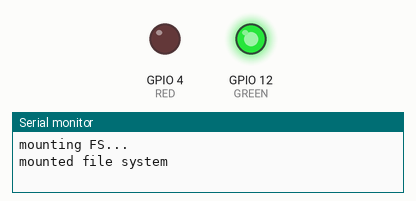
A sketch run on a simulated ESP8266 (NodeMCU). Shown: output pins drawn as LEDs (lit = HIGH), the last lines printed to the serial monitor. WiFi joins after 1.5 s; servers stay silent unless stated; storage starts empty; no MQTT or app messages arrive unless stated.

Above: at 0.1 s.
At 4.63 s:
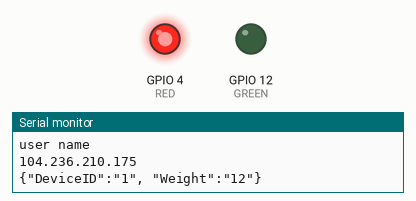
At 37.3 s:
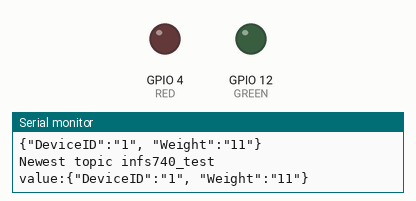
Timing chart, 0 to 38.8 s (numbered marks = the images above):
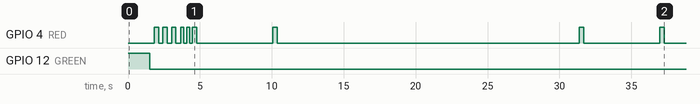

The sketch:

arduinocode.ino
```cpp
#include <FS.h>                   //this needs to be first, or it all crashes and burns...

#include <ESP8266WiFi.h>          //https://github.com/esp8266/Arduino
#include <PubSubClient.h>
//needed for library
#include <DNSServer.h>
#include <ESP8266WebServer.h>
#include <WiFiManager.h>          //https://github.com/tzapu/WiFiManager

#include <ArduinoJson.h>          //https://github.com/bblanchon/ArduinoJson
WiFiClient espClient;
PubSubClient client(espClient);

#define the_mqtt_server "104.236.210.175"
#define the_mqtt_user ""
#define the_mqtt_password ""
#define the_topic1 "infs740_test"
#define mqtt_client_name "devclaasdads2ss" //this needs to be unique for each unit

#define device_id "***BuyBot config***"

char weight_measure[50] = "15";


//define your default values here, if there are different values in config.json, they are overwritten.
char mqtt_server[200] = "104.236.210.175";
char mqtt_port[436] = "1883";
//char blynk_token[34] = "YOUR_BLYNK_TOKEN";
int inputPin = 4;
//flag for saving data
bool shouldSaveConfig = false;

//callback notifying us of the need to save config
void saveConfigCallback () {
  Serial.println("Should save config");
  shouldSaveConfig = true;
}


void setup() {
  // put your setup code here, to run once:
    pinMode(12, OUTPUT); // GREEN
  pinMode(4, OUTPUT); //RED
  Serial.begin(115200);

  digitalWrite(12, HIGH);   // turn the LED on (RED is the voltage level)
    //client.setServer(the_mqtt_server, 1883);
    //pinMode(inputPin, INPUT);     // declare sensor as input
  Serial.println();

  //clean FS, for testing
  //  SPIFFS.format();

  //read configuration from FS json
  Serial.println("mounting FS...");
  //delay(4000);

  if (SPIFFS.begin()) {
    Serial.println("mounted file system");
    if (SPIFFS.exists("/config.json")) {
      //file exists, reading and loading
      Serial.println("reading config file");
      File configFile = SPIFFS.open("/config.json", "r");
      if (configFile) {
        Serial.println("opened config file");
        size_t size = configFile.size();
        // Allocate a buffer to store contents of the file.
        std::unique_ptr<char[]> buf(new char[size]);

        configFile.readBytes(buf.get(), size);
        DynamicJsonBuffer jsonBuffer;
        JsonObject& json = jsonBuffer.parseObject(buf.get());
        json.printTo(Serial);
        if (json.success()) {
          Serial.println("\nparsed json");

          //strcpy(mqtt_server, json["mqtt_server"]);
          //strcpy(mqtt_port, json["mqtt_port"]);
          //strcpy(blynk_token, json["blynk_token"]);

        } else {
          Serial.println("failed to load json config");
        }
      }
    }
  } else {
    Serial.println("failed to mount FS");
    delay(1000);
  }
  //end read


  // The extra parameters to be configured (can be either global or just in the setup)
  // After connecting, parameter.getValue() will get you the configured value
  // id/name placeholder/prompt default length
  WiFiManagerParameter custom_mqtt_server("server", "First and Last Name", mqtt_server, 140);
  WiFiManagerParameter custom_mqtt_port("port", "Amazon Link", mqtt_port, 436);
  //WiFiManagerParameter custom_blynk_token("blynk", "blynk token", blynk_token, 32);

  //WiFiManager
  //Local intialization. Once its business is done, there is no need to keep it around
  WiFiManager wifiManager;

  //set config save notify callback
  wifiManager.setSaveConfigCallback(saveConfigCallback);

  //set static ip
  wifiManager.setSTAStaticIPConfig(IPAddress(192,168,1,99), IPAddress(192,168,1,1), IPAddress(255,255,255,0));

  //add all your parameters here
  //wifiManager.addParameter(&custom_mqtt_server);
  //wifiManager.addParameter(&custom_mqtt_port);
  //wifiManager.addParameter(&custom_blynk_token);

  //reset settings - for testing
  wifiManager.resetSettings();

  //set minimu quality of signal so it ignores AP's under that quality
  //defaults to 8%
  //wifiManager.setMinimumSignalQuality();

  //sets timeout until configuration portal gets turned off
  //useful to make it all retry or go to sleep
  //in seconds
  //wifiManager.setTimeout(120);

  //fetches ssid and pass and tries to connect
  //if it does not connect it starts an access point with the specified name
  //here  "AutoConnectAP"
  //and goes into a blocking loop awaiting configuration

  String wifi_url = String(device_id) + String(" Wifi Config");

  if (!wifiManager.autoConnect(device_id, "password")) {
    Serial.println("failed to connect and hit timeout");
      digitalWrite(12, HIGH);
      delay(200);
      digitalWrite(12, LOW);
      delay(200);
      digitalWrite(12, HIGH);
      delay(200);
      digitalWrite(12, LOW);
      delay(200);

    delay(3000);
    //reset and try again, or maybe put it to deep sleep
    //ESP.reset();
    //delay(5000);
  }

  //if you get here you have connected to the WiFi
  Serial.println("connected...yeey :)");

  //read updated parameters
  strcpy(mqtt_server, custom_mqtt_server.getValue());
  strcpy(mqtt_port, custom_mqtt_port.getValue());
  //strcpy(blynk_token, custom_blynk_token.getValue());

  //save the custom parameters to FS
  if (shouldSaveConfig) {
    Serial.println("saving config");
    DynamicJsonBuffer jsonBuffer;
    JsonObject& json = jsonBuffer.createObject();
    json["mqtt_server"] = mqtt_server;
    json["mqtt_port"] = mqtt_port;
    //json["blynk_token"] = blynk_token;

    File configFile = SPIFFS.open("/config.json", "w");
    if (!configFile) {
      Serial.println("failed to open config file for writing");
    }

    json.printTo(Serial);
    json.printTo(configFile);
    configFile.close();
    //end save
  }

  Serial.println("local ip");
  Serial.println(WiFi.localIP());

  //Serial.println(mqtt_server);

  //Serial.println(custom_mqtt_port);
  digitalWrite(12, LOW);    // turn the LED off by making the voltage LOW
  delay(300);
  digitalWrite(4, HIGH);
  delay(300);
    digitalWrite(4, LOW);
    delay(300);
      digitalWrite(4, HIGH);
  delay(300);
    digitalWrite(4, LOW);
    delay(300);
      digitalWrite(4, HIGH);
  delay(300);
    digitalWrite(4, LOW);
    delay(300);

}

void pubMQTT(String topic,String topic_val){
     //digitalWrite(4, HIGH);
     //delay(500);
    Serial.print("Newest topic " + topic + " value:");
    Serial.println(String(topic_val).c_str());
    client.publish(topic.c_str(), String(topic_val).c_str(), true);
    //delay(500);
    //digitalWrite(4, LOW);
}

void reconnect() {
    // Loop until we're reconnected
    //client.setServer(mqtt_server, 1883);
    while (!client.connected()) {
        Serial.print("Attempting MQTT connection...");
        // Attempt to connect
        if (client.connect("TestMQTT")) { //* See //NOTE below
            Serial.println("connected");

            //flash green light to say that we are connected again

                digitalWrite(4, HIGH);
                delay(200);
                digitalWrite(4, LOW);
                delay(200);
                digitalWrite(4, HIGH);
                delay(200);
                digitalWrite(4, LOW);
                delay(200);

        } else {
            Serial.print("failed, rc=");
            Serial.print(client.state());
            Serial.println(" try again in 5 seconds");
            // Wait 5 seconds before retrying
            delay(5000);
                digitalWrite(12, HIGH);
                delay(200);
                digitalWrite(12, LOW);
                delay(200);
                digitalWrite(12, HIGH);
                delay(200);
                digitalWrite(12, LOW);
                delay(200);
        }
    }
}

void loop() {
client.setServer(the_mqtt_server, 1883);
PubSubClient client(espClient);
  if (!client.connected()) {
    PubSubClient client(espClient);
 reconnect();
}

  // put your main code here, to run repeatedly:
  Serial.println("test");
  Serial.println("user name");
  Serial.println(mqtt_server);
  Serial.println("amazon link");
  Serial.println(mqtt_port);
  Serial.println("user name");
  Serial.println(the_mqtt_server);

  int weight_measure = 12;
  String message_to_send = String("{\"DeviceID\":\"") +  String("1") + "\", \"Weight\":\"" + String(weight_measure) + "\"}";

  //String message_to_send = String("{") + String("\"DeviceInfo\"") + String(":[{\"DeviceID\":\"") +  String(device_id) + "\", \"Current_Weight\":\"" + String(weight_measure) + "\"}]}";
  //String message_to_send = String(mqtt_server) + " " + String(mqtt_port);
  Serial.println(message_to_send);


  digitalWrite(4, HIGH);
  delay(300);
   digitalWrite(4, LOW);
  delay(300);
  //pubMQTT("1_purchase",message_to_send);
    //pubMQTT("1_purchase",mqtt_server);
  pubMQTT("infs740_test",message_to_send);
  delay(5000);
   client.loop();
    digitalWrite(4, HIGH);
    delay(300);
    digitalWrite(4, LOW);
   delay(1000);

delay(20000);

//int weight_measure = 11;
  String message_to_send1 = String("{\"DeviceID\":\"") +  String("1") + "\", \"Weight\":\"" + String("11") + "\"}";

  //String message_to _send = String("{") + String("\"DeviceInfo\"") + String(":[{\"DeviceID\":\"") +  String(device_id) + "\", \"Current_Weight\":\"" + String(weight_measure) + "\"}]}";
  //String message_to_send = String(mqtt_server) + " " + String(mqtt_port);
  Serial.println(message_to_send1);


  digitalWrite(4, HIGH);
  delay(300);
   digitalWrite(4, LOW);
  delay(300);
  //pubMQTT("1_purchase",message_to_send);
    //pubMQTT("1_purchase",mqtt_server);
  pubMQTT("infs740_test",message_to_send1);
  delay(5000);
   client.loop();
    digitalWrite(4, HIGH);
    delay(300);
    digitalWrite(4, LOW);
   delay(100000000);
}
```

Measured:
- by itself, GPIO 4 (RED): HIGH → LOW at 2.1 s, → HIGH 0.30 s later, → LOW 0.30 s later, → HIGH 0.30 s later, … (17 changes in this stretch)
